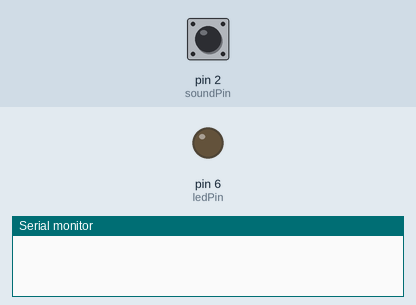
Recording of a sketch running on a simulated Arduino Uno, built with avr-gcc and run on an emulated ATmega328P. On the bench: output pins drawn as LEDs (lit = HIGH), the last lines printed to the serial monitor. The test bench sets the inputs (shaded band); at power-on: pin 2 (soundPin) HIGH.

Above: at 1.2 s.
1.3 s: pin 2 (soundPin) driven LOW
2.8 s: pin 2 (soundPin) pulsed HIGH 2 times (0.12 s each, 0.3 s apart)
At 3.8 s:
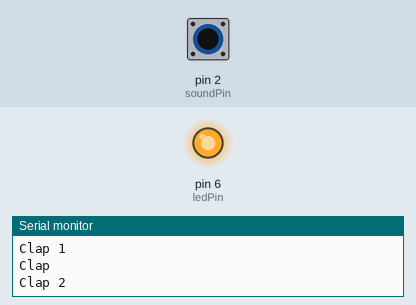
Timing chart, 0 to 5.8 s (numbered marks = the images above; inputs shaded):
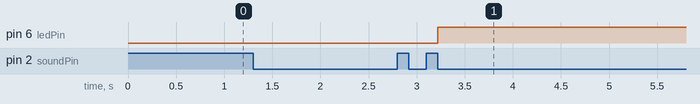

The sketch:

LAB12Checkpoint2B.ino
```cpp
int soundPin = 2;                 //กำหนด Pin PD2 รับ sound
int ledPin = 6;                   //กำหนด Pin PD6 แสดง LED
unsigned int state;               //สร้างตัวแปรเก็บค่าสถานะของหลอดไฟ
unsigned long previous_time = 0;  //สร้างตัวแปรเก็บข้อมูลเวลา
int num_clap = 0;                 //Function check clap
//bool state = false;
void setup(){
  pinMode(soundPin, INPUT);   //กำหนดรับค่าจาก port เพื่อตรวจสอบว่ามีการปรบมือหรือไม่
  pinMode(ledPin, OUTPUT);    //แสดง output ที่ได้
  attachInterrupt(digitalPinToInterrupt(2), clap, FALLING); //Set Interrupt (Interrupt 0 )
  //เกิดการ Interrupt เมื่อสัญญาณเปลี่ยนจากตรรกะสูงเป็นตรรกะต่ำ
  state = 0;                    //เมื่อมีการปรบมือจะมีการ reset state เท่ากับ 0
  Serial.begin(9600);
}

unsigned long first_time_clap;  //สร้างตัวแปรเก็บข้อมูลการปรบมือครั้งที่ 1
int val;
void loop(){
}

void clap(){
    if((millis() - previous_time)>15){    //ตรวจสอบว่าเวลาว่ามีระยะห่างกัน 15ms หรือไม่
      previous_time = millis();
      //เก็บค่าเวลาปัจจุบันไว้ใน previous_time เพื่อรอตรวจสอบการปรบมือครั้งถัดไป
      Serial.println("Clap");
    }
    else{//ระยะเวลาห่างกันไม่เกิน 15 ms
      previous_time = millis();
      //เก็บค่าเวลาปัจจุบันไว้ใน previous_time เพื่อรอตรวจสอบการปรบมือครั้งถัดไป
      return;
   }
   if((millis() - first_time_clap) > 500){  //ตรวจสอบว่าเวลาว่ามีระยะห่างกัน 500ms หรือไม่
      Serial.println("Clap 0");
      num_clap = 0;                         //reset ค่าการปรบมือเท่ากับ 0
    }

   if(!num_clap){                           //ถ้าเป็นการปรบมือครั้งแรก num_clap เท่ากับ 0 และมีการ return ค่าให้เท่ากับ 1
      first_time_clap = millis();           //เวลาที่เกิดการปรบมือครั้งที่ 1
      Serial.println("Clap 1");
      num_clap++;                           //จำนวนครั้งในการปรบมือเท่ากับ 1
      return;
    }
    Serial.println("Clap 2");
    num_clap++;

    if(num_clap == 2){                      //ถ้านับการปรบมือได้ 2 ครั้ง
      num_clap = 0;                         //reset เป็น 0
      state = !state;                       //หากปรบมือจะส่งผลให้หลอดไฟดับและติดสลับกัน
      digitalWrite(ledPin, state);
    }
}
```

Measured:
- after the input at 2.8 s, pin 6 (ledPin): LOW → HIGH after 0.42 s
